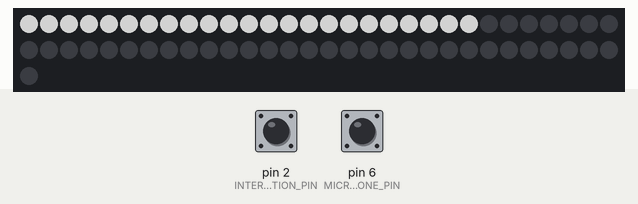
Simulated run of this sketch. Board: Arduino Uno, built with avr-gcc and run on an emulated ATmega328P. On the bench: 61 RGB LEDs in strip order, left to right, continuing on the next row. The test bench sets the inputs (shaded band); at power-on: pin 6 (MICROPHONE_PIN) LOW, pin 2 (INTERRUPTION_PIN) HIGH. Dim RGB values are drawn brighter than linear.

Above: at 1.2 s.
1.3 s: pin 6 (MICROPHONE_PIN) driven HIGH
At 2.7 s:
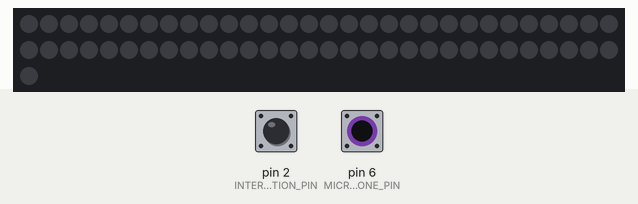
3.0 s: pin 6 (MICROPHONE_PIN) driven LOW
At 4.06 s:
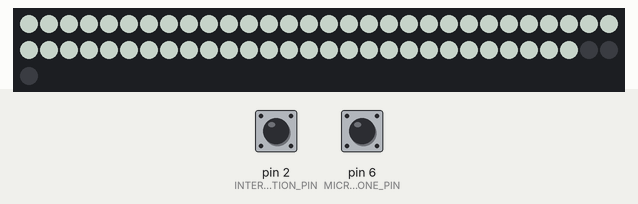
4.5 s: pin 6 (MICROPHONE_PIN) pulsed HIGH 5 times (0.12 s each, 0.3 s apart)
At 7.19 s:
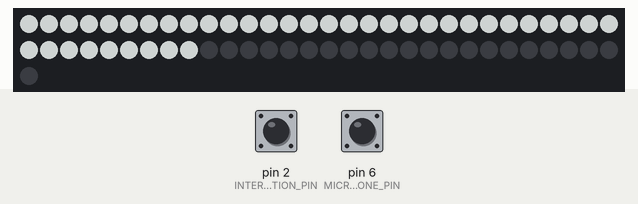
7.6 s: pin 6 (MICROPHONE_PIN) pulsed HIGH 2 times (0.12 s each, 0.3 s apart)
At 8.4 s:
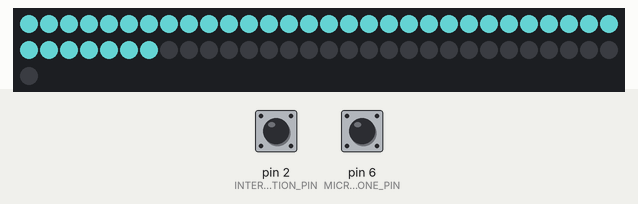
Timing chart, 0 to 10.6 s (numbered marks = the images above; inputs shaded):
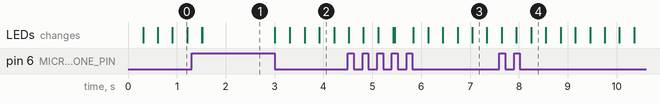

The sketch:

main.ino
```cpp
#include <Adafruit_NeoPixel.h>

#include "animations/midAnimation.h"
#include "animations/frontAnimation.h"
#include "animations/heightAnimation.h"

#define LED_STRIP_PIN 3
#define MICROPHONE_PIN 6
#define NUMPIXELS 61
#define ANIMATION_DELAY 15
#define INTERRUPTION_PIN 2
#define INTERRUPT_B0 10
#define INTERRUPT_B1 11

Adafruit_NeoPixel ledStripPixels;
Pixel pixels[NUMPIXELS];

int currentAnimation = 0;
void (*animations[])(Pixel*, int, int, int) = {playPixelsHeight, playPixelsMid, playPixelsFront};
int numberOfAnimations = sizeof(animations) / sizeof(&playPixelsMid);

void setup() {
  Serial.begin(9600);
  ledStripPixels = Adafruit_NeoPixel(NUMPIXELS, LED_STRIP_PIN, NEO_GRB + NEO_KHZ800);
  ledStripPixels.begin();
  initialize();
  pinMode(MICROPHONE_PIN, INPUT);
  pinMode(INTERRUPT_B0, INPUT);
  pinMode(INTERRUPT_B1, INPUT);
  pinMode(INTERRUPTION_PIN, INPUT_PULLUP);
  attachInterrupt(digitalPinToInterrupt(INTERRUPTION_PIN), changeAnimation, HIGH);
}

void loop() {
      displayPixels();
}

void initialize() {
      for (int i = 0; i < NUMPIXELS; i++) {
            pixels[i].red = 0;
            pixels[i].green = 0;
            pixels[i].blue = 0;
      }
}

void displayPixels() {
  animations[currentAnimation](pixels, NUMPIXELS, MICROPHONE_PIN, ANIMATION_DELAY);
  for (int i=0; i < NUMPIXELS; i++) {
    ledStripPixels.setPixelColor(i, ledStripPixels.Color(pixels[i].red, pixels[i].green, pixels[i].blue));
  }
  ledStripPixels.show();
}

void changeAnimation() {
  // Actually, there are not only HIGH and LOW, there are many other values, also for FALLING_EDGE, CHANGE and so on with different code value
  currentAnimation = 0;
  if (digitalRead(INTERRUPT_B1)) {
    currentAnimation += 2;
  }
  if (digitalRead(INTERRUPT_B0)) {
    currentAnimation += 1;
  }
}
```

frontAnimation.h
```cpp
#ifndef FRONT_ANIMATION_H
#define FRONT_ANIMATION_H

#include "../utils/Pixel.h"

void playPixelsFront(Pixel pixels[], int numberOfPixels, int microphonePin, int animationDelay) {
      int getSound(int microphonePin);
      for(int i = numberOfPixels - 1; i > 0; i--) {
            pixels[i] = pixels[i - 1];
      }
      pixels[0] = getPixelFromSound(microphonePin);
      delay(animationDelay);
}

#endif
```

heightAnimation.h
```cpp
#ifndef HEIGHT_ANIMATION_H
#define HEIGHT_ANIMATION_H

#include "../utils/Pixel.h"

#define CHANGE_PERCENT 70

int animate = 0;
int maxHeight;
int currentHeight = 0;
Pixel pixel;
int increment = 1;

int normalizeToNumberOfPins(int pixelSum, int numberOfPixels) {
      return numberOfPixels * pixelSum / (3 * 256);
}

int tryGetAPixel(int microphonePin) {
      int pixelSum = 0;
      Pixel searchedPixel;
      while (pixelSum < 100) {
            searchedPixel = getPixelFromSound(microphonePin);
            pixelSum = searchedPixel.red + searchedPixel.green + searchedPixel.blue;
      }
      pixel = { .red = (searchedPixel.red * CHANGE_PERCENT + (100 - CHANGE_PERCENT) * pixel.red) / 100,
            .blue = (searchedPixel.blue * CHANGE_PERCENT + (100 - CHANGE_PERCENT) * pixel.blue) / 100,
            .green = (searchedPixel.green * CHANGE_PERCENT + (100 - CHANGE_PERCENT) * pixel.green) / 100
      };
      return pixelSum;
}

int makeHeightLonger(int height, int numberOfPixels) {
      int result = 7 * height / 3;
      if (result < numberOfPixels) {
            return result;
      }
      return numberOfPixels;
}

void resetLeds(Pixel pixels[], int numberOfPixels) {
      for (int i = 0; i < numberOfPixels; i++) {
            pixels[i] = blackPixel;
      }
}

void playPixelsHeight(Pixel pixels[], int numberOfPixels, int microphonePin, int animationDelay) {
      //resetLeds(pixels, numberOfPixels);
      if (animate == 0) {
            int pixelSum = tryGetAPixel(microphonePin);
            maxHeight = makeHeightLonger(normalizeToNumberOfPins(pixelSum, numberOfPixels), numberOfPixels);
            increment = 1;
            animate = 1;
            currentHeight = 0;
      }
      pixels[currentHeight] = pixel;
      currentHeight += increment;
      if (currentHeight == maxHeight) {
            resetLeds(pixels, numberOfPixels);
            animate = 0;
      }
      delay(animationDelay / 5);
}

#endif
```

midAnimation.h
```cpp
#ifndef MID_ANIMATION_H
#define MID_ANIMATION_H

#include "../utils/Pixel.h"

#define MID_SPREAD_COEFFICIENT 2
#define MID_WIDTH 3

void midSpread(Pixel pixels[], int mid, int numberOfPixels) {
      for (int i = 0; i < mid; i++) {
            pixels[i] = pixels[i + 1];
      }
      for (int i = numberOfPixels - 1; i > mid; i--) {
            pixels[i] = pixels[i - 1];
      }
}

void playPixelsMid(Pixel pixels[], int numberOfPixels, int microphonePin, int animationDelay) {
      int mid = numberOfPixels / 2;
      pixels[mid] = getPixelFromSound(microphonePin);
      for (int i = 1; i < MID_WIDTH; i++) {
            pixels[mid - i] = pixels[mid];
      }
      for (int i = 0; i < MID_SPREAD_COEFFICIENT; i++) {
            midSpread(pixels, mid, numberOfPixels);
      }
      delay(animationDelay);
}

#endif
```

Pixel.h
```cpp
#ifndef PIXEL_H
#define PIXEL_H

#include "utils.h"

struct Pixel {
  int red, blue, green;
};

Pixel blackPixel = {.red = 0, .blue = 0, .green = 0};

Pixel getPixelFromSound(int microphonePin) {
      Pixel result = {.red = getSound(microphonePin), .blue = getSound(microphonePin), .green = getSound(microphonePin)};
      return result;
}

#endif
```

utils.h
```cpp
#ifndef UTILS_H
#define UTILS_H

#define MAX_SAMPLING_SOUND 128
#define ACTUAL_PERCENT 50


const int aplifier = 256 / MAX_SAMPLING_SOUND;
int previous = 0;

int normalize(int value) {
      return aplifier * value;
}

int applyFilter(int actualSound) {
      return (actualSound * ACTUAL_PERCENT + previous * (100 - ACTUAL_PERCENT)) / 100;
}

int getSound(int microphonePin) {
      int sampleResult = 0;
      for (int i = 0; i < MAX_SAMPLING_SOUND; i++) {
            sampleResult += digitalRead(microphonePin);
      }
      return normalize(applyFilter(MAX_SAMPLING_SOUND - sampleResult));
}

#endif
```

Measured:
- after the input at 1.3 s, the LEDs: first differ from a run without the input after 0.22 s (image 1)
- after the input at 3.0 s, the LEDs: first change at once (image 2 shows a later state)
- after the input at 4.5 s, the LEDs: first differ from a run without the input after 0.96 s (image 3 shows a later state)
- after the input at 7.6 s, the LEDs: first differ from a run without the input after 0.65 s (image 4)
